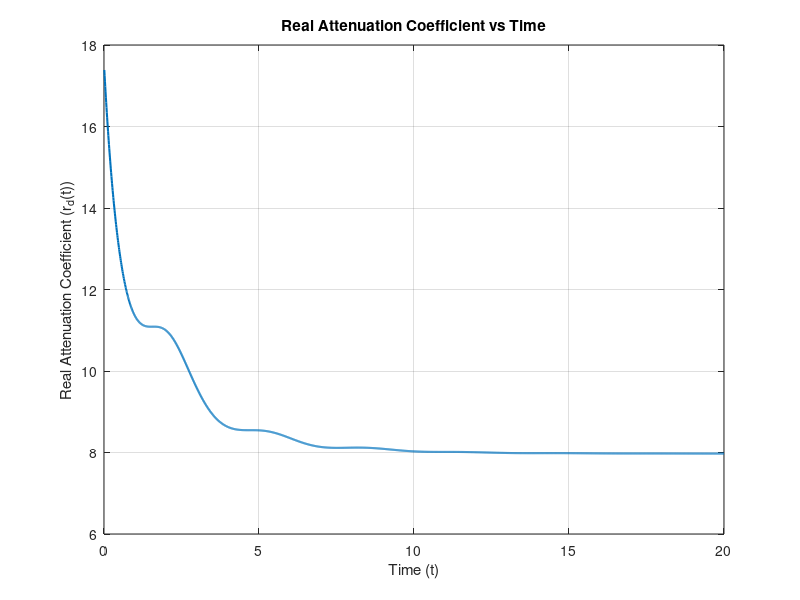

Source code (MATLAB):
% System matrices
A = [-1.01887 0.90506 -0.00215; 0.82225 -1.07741 -0.17555; 0 0 -1];
B2 = [0 0 1]';
B1 = [1 0 0]';
C = [1, 1, 1];
x0 = [10; -10; -3]; % Initial condition

% Feedback gain matrices
K1 = [-0.087019, 0.086473, 0.02603]; % From your provided data

% Input disturbance
w = @(t) 0.2 * exp(-0.2 * t) .* cos(t);

% Time span for simulation
tspan = [0, 20];
dt = 0.01; % Time step
t = tspan(1):dt:tspan(2);

% Preallocations
x = zeros(3, length(t));
x(:, 1) = x0; % Initial state
u = zeros(1, length(t));
z = zeros(1, length(t));
w_vals = w(t);
rd = zeros(1, length(t)); % Real attenuation coefficient

% Simulation loop
for i = 1:length(t)-1
    % Control input
    u(i) = -K1 * x(:, i);
    
    % State derivative
    dx = A * x(:, i) + B2 * u(i) + B1 * w(t(i));
    
    % Update state using Euler method
    x(:, i+1) = x(:, i) + dx * dt;
    
    % Output
    z(i) = C * x(:, i);
end

% Last output calculation
z(end) = C * x(:, end);

% Calculate rd(t)
numerator = cumtrapz(t, z.^2 + u.^2);
denominator = cumtrapz(t, w_vals.^2);
rd = sqrt(numerator ./ denominator);

% Plot results
figure;
plot(t, rd, 'LineWidth', 1.5);
xlabel('Time (t)');
ylabel('Real Attenuation Coefficient (r_d(t))');
title('Real Attenuation Coefficient vs Time');
grid on;
